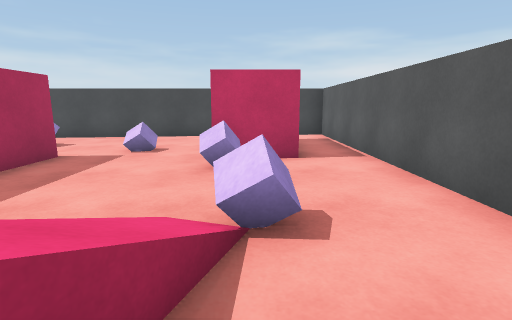
[1] (above)

18 first-person views from a walk through a 3-D level made in the Unity game engine. The camera is 1.2 m above the floor, tilts 10° down and sees 80° across. The floor is counted in squares, 1 m on a side. Each view is taken from the middle of a square. On the plan, view 1 faces up. The plan holds only what a view shows up to about 13 squares ahead; the rest is blank. The player is left out.

[2]
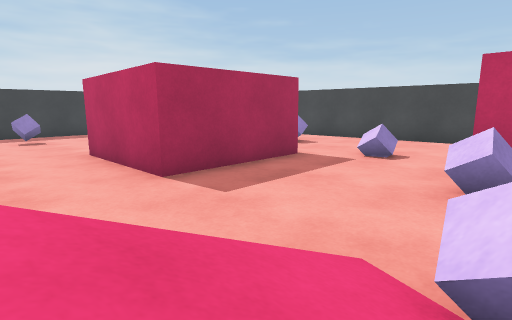

[3]
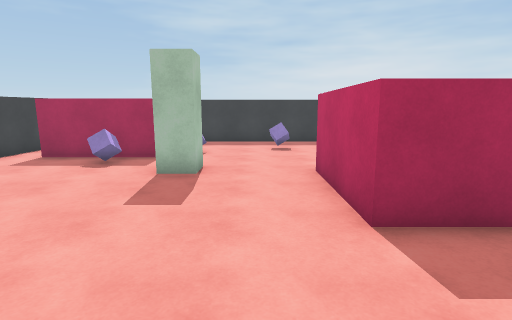

[4]
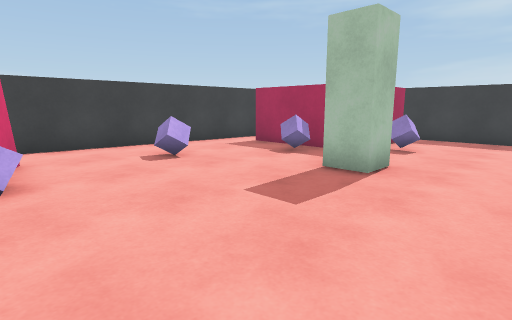

[5]
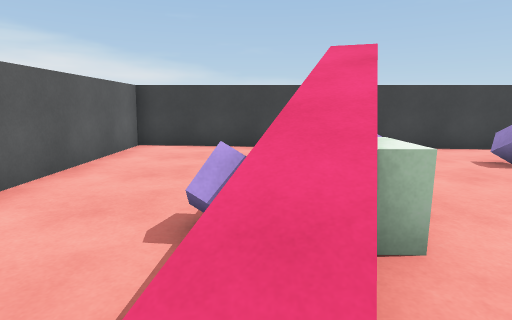

[6]
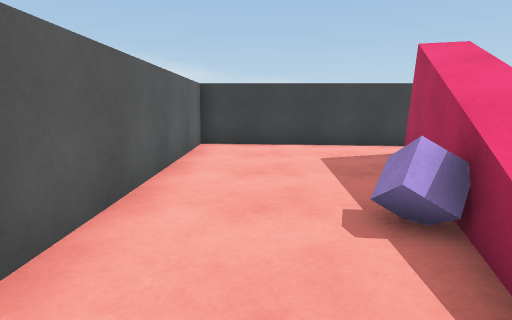

[7]
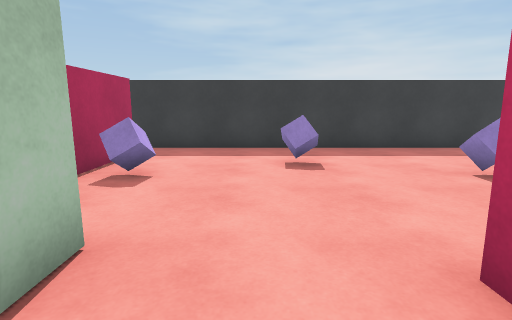

[8]
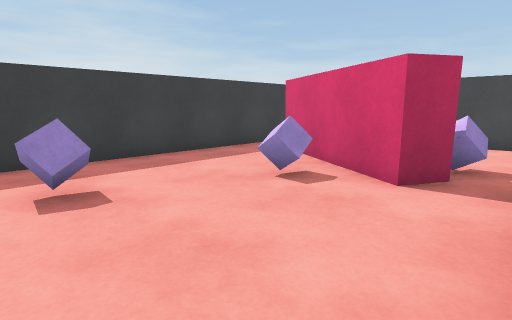

[9]
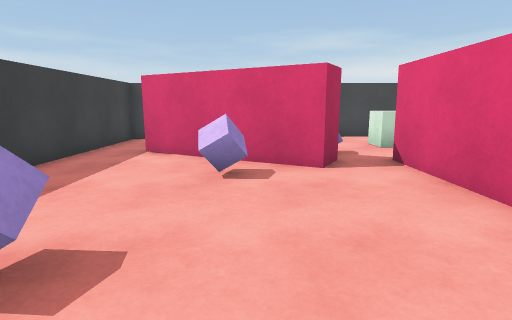

[10]
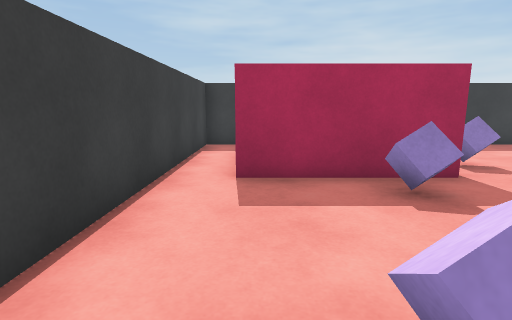

[11]
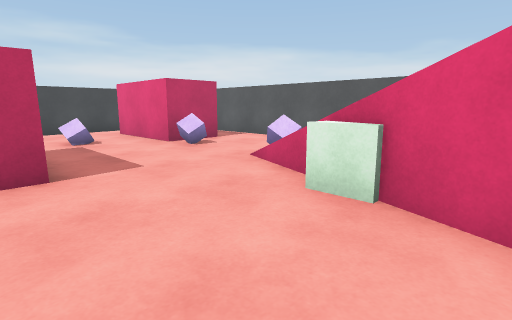

[12]
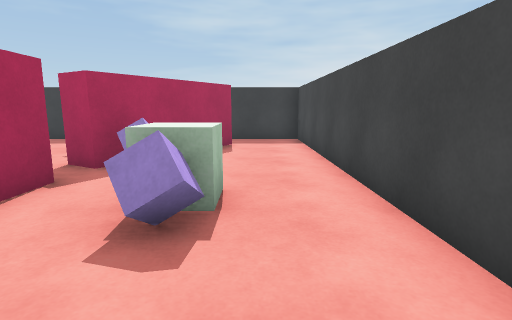

[13]
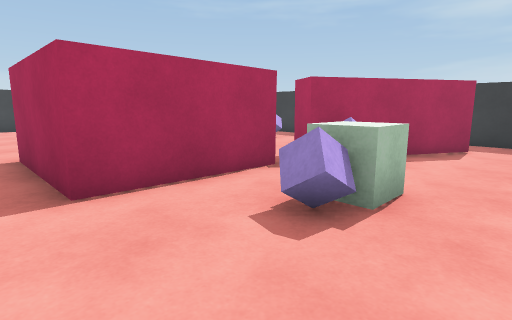

[14]
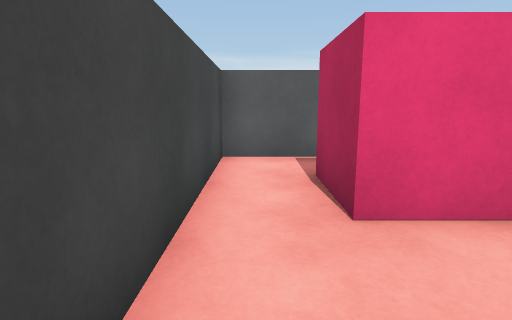

[15]
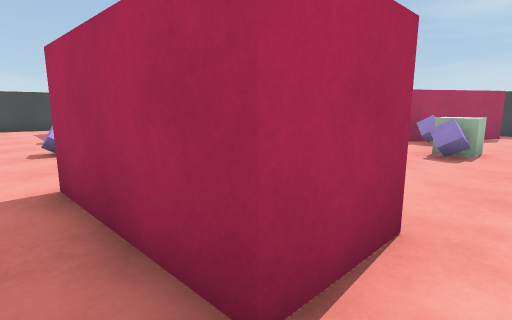

[16]
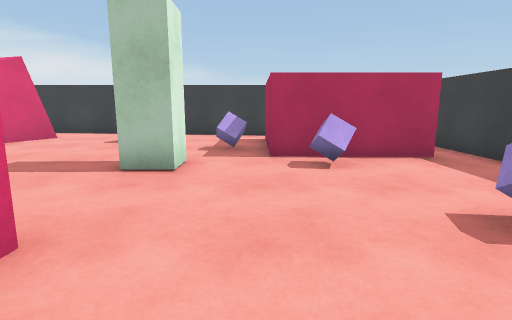

[17]
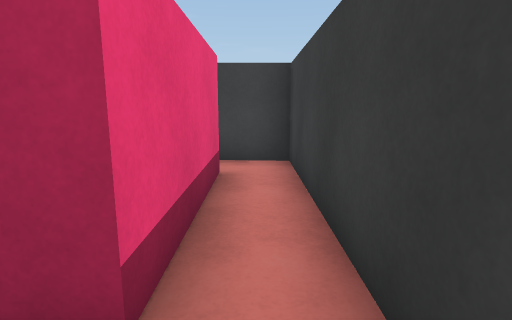

[18]
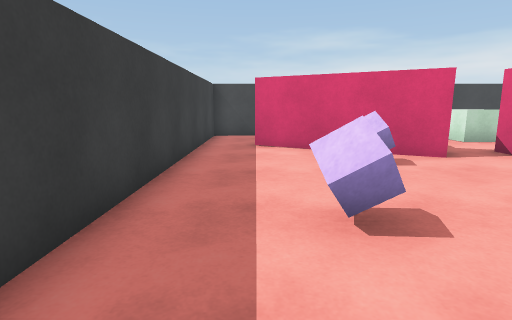

### Floor plan
Key: @ floor where view 1 was taken; # wall or solid block; . main floor; - floor 0.25 m lower than the main floor; / step, stairs or slope; = window, fence, low wall or low ledge; C cube.
Columns run from 17 left of view 1 to 3 right of it. Each row starts with its distance up from view 1.
 13 #####################
 12 #------.............#
 11 #------.........###.#
 10 #-##---..CC.....###.#
  9 #-####-C......C.###.#
  8 #---####........###.#
  7 #-----#.#####...###.#
  6 #---C--.#   #...C...#
  5 #------.#   #.......#
  4 #------.#####.......#
  3 #--C---........./C..#
  2 #------........./...#
  1 #------........==...#
  0 #---C--.C......#C@..#
 -1 #-####-.......###...#
 -2 #-#  ##.......##....#
 -3 #-#   #C......##....#
 -4 #-#   #...C...#.....#
 -5 #-#   #.......#.....#
 -6 #------.............#
 -7 #####################

Where each view was taken, in squares from view 1:
view 1: 0 up, 0 right, facing up
view 2: 1 up, 0 right, facing up-left
view 3: 2 up, 1 left, facing left
view 4: 3 up, 3 left, facing down-left
view 5: 3 up, 1 left, facing down
view 6: 3 up, 1 right, facing down
view 7: 2 up, 7 left, facing left
view 8: 2 up, 9 left, facing up-left
view 9: 1 up, 12 left, facing up
view 10: 5 down, 6 left, facing left
view 11: 2 down, 6 left, facing up-right
view 12: 11 up, 4 left, facing left
view 13: 12 up, 4 left, facing down-left
view 14: 12 up, 4 left, facing right
view 15: 12 up, 2 right, facing down-left
view 16: 6 up, 11 left, facing down
view 17: 0 up, 16 left, facing down
view 18: 0 up, 15 left, facing up
